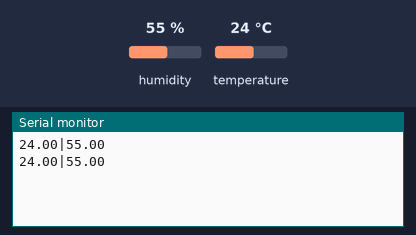
A sketch run on a simulated Arduino Uno, built with avr-gcc and run on an emulated ATmega328P. Parts: the last lines printed to the serial monitor. The inputs (shaded band) are chosen by the test bench; at power-on: humidity 55 %, temperature 24 °C.

Above: at 4.8 s.
4.9 s: humidity set to 22 %
At 7.0 s:
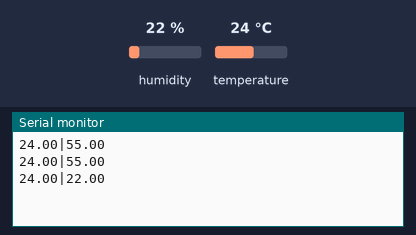
7.9 s: temperature set to 12 °C
At 8.7 s:
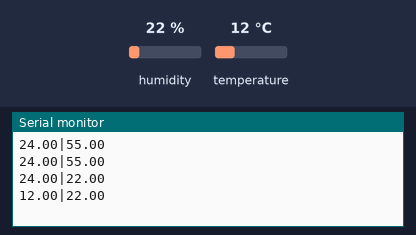
10.9 s: humidity set to 40 %
At 13.4 s:
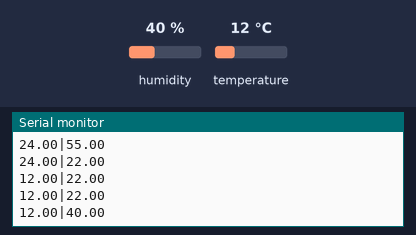
Timing chart, 0 to 14.9 s (numbered marks = the images above; inputs shaded):
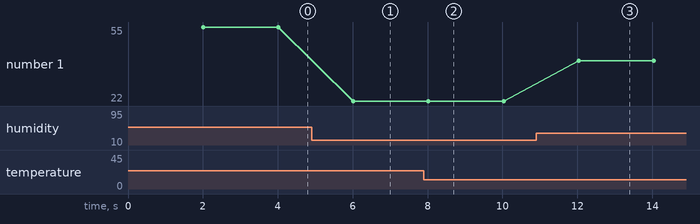

The sketch:

dht.ino
```cpp
#include <DHT.h>

DHT dht;

void setup() {
  // put your setup code here, to run once:
  Serial.begin(9600);
  dht.setup(8);
}

void loop() {
  // put your main code here, to run repeatedly:
  delay(dht.getMinimumSamplingPeriod());

  Serial.print(dht.getTemperature());
  Serial.print("|");
  Serial.print(dht.getHumidity());
  Serial.print("\n");
}
```

Measured:
- after the input at 4.9 s, the serial monitor: prints a new line after 1.1 s (image 1)
- after the input at 7.9 s, the serial monitor: prints a new line after 0.12 s (image 2)
- after the input at 10.9 s, the serial monitor: prints a new line after 1.1 s (image 3)
- plotted number 1: 55 → 22 after the input at 4.9 s, 22 → 40 after the input at 10.9 s
